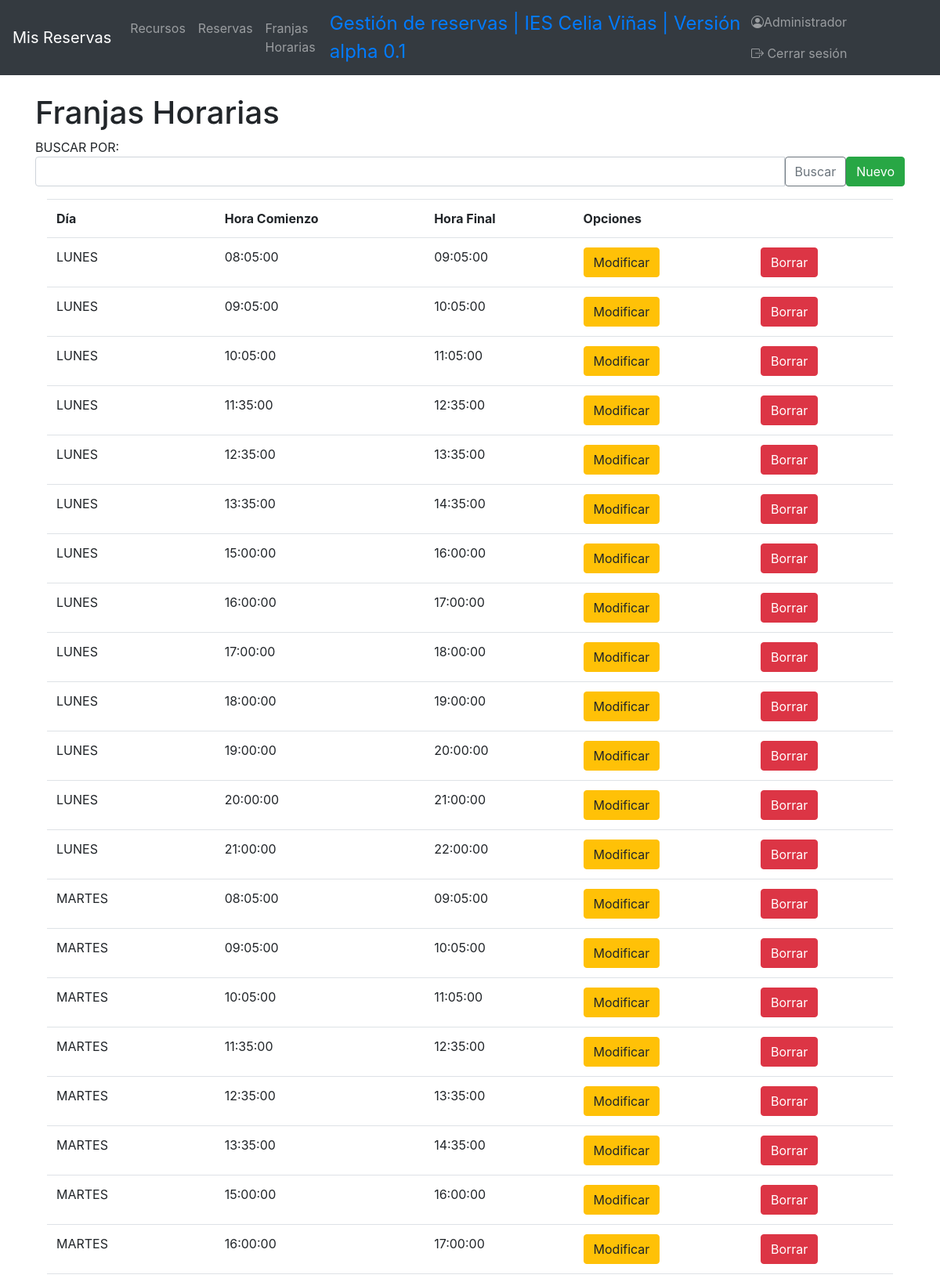
The app's page /index.php?controller=TimeTableController&action=mostrarTimeTable (signed in, upper part) with its own data.
### tables this page shows
CREATE TABLE `timeslots` (
  `id` int(10) UNSIGNED NOT NULL,
  `dayOfWeek` int(11) NOT NULL,
  `starTime` time NOT NULL,
  `endTime` time NOT NULL
);

### view.php (called while the page is built)
<?php
class View
{
	public function show($viewName, $data = null)
	{
		include("views/header.php");
		include("views/$viewName.php");
		include("views/footer.php");
	}
}

### controllers/TimeTableController.php (called while the page is built, shortened)
<?php
include ("view.php");
include ("models/security.php");
class TimeTableController
{
    private $view, $user, $timeTable;
    public function __construct()
    {
        $this->view = new View();
        $this->timeTable = new timeTable();
    }
    public function mostrarTimeTable() {
        $data['listaTimeTable'] = $this->timeTable->getAll();
        $this->view->show("timeTable/mostrarTimeTable", $data);
    }
}

### index.php (called while the page is built, shortened)
<?php
if (!isset($_REQUEST['action'])) {
        $action = "showLoginForm";
    } else {
        $action = $_REQUEST['action'];
    }
$controller = new $controller();
$controller->$action();

### models/security.php (called while the page is built, shortened)
<?php
class Security {
    public static function thereIsSession() {
        if (isset($_SESSION['idUser'])) {
            return true;
        } else {
            return false;
        }
    }
}

### models/DB.php (called while the page is built, shortened)
<?php
class DB {
    private $db;
    public function __construct() {
        $this->db = new mysqli(DB_HOST, DB_USER, DB_PASSWORD, DB_NAME);
    }
    public function consulta($sql) {
        $arrayResult = array();
        if ($result = $this->db->query($sql)) {
            while($fila = $result->fetch_object()) {
                $arrayResult[] = $fila;
            }
        } else {
            $arrayResult = null;
        }
        return $arrayResult;
    }
}

### models/timeTable.php (called while the page is built, shortened)
<?php
    include_once("DB.php");
    class TimeTable {
        private $db;
        public function __construct() {
            $this->db = new DB;
        }
        public function getAll() {
            $result = $this->db->consulta("SELECT * FROM timeslots ORDER BY timeslots.dayOfWeek, timeslots.starTime");
            return $result;
        }
    }

### views/timeTable/mostrarTimeTable.php (the view, shortened to what this page needs)
<?php
		echo "<div class=container>";
			echo "<h1> Franjas Horarias</h1>";
			if (Security::thereIsSession()==true){
				echo "<form action='index.php'>
						<input type='hidden' name='controller' value='TimeTableController'>
						<input type='hidden' name='action' value='buscarTimeTable'>
						<div class='col-13'>
						BUSCAR POR:
						<div class='input-group mb-3'>
							<input type='text'class='form-control' name='textoBusqueda' aria-label='' aria-describedby='basic-addon2'>
							<div class='input-group-btn'>
								<button class='btn btn-outline-secondary' type='submit' value='Buscar'>
									Buscar
									</button>
							</div>";
						if($_SESSION['type'] ==  "admin"){
							echo"<td><a href='index.php?controller=TimeTableController&action=formularioInsertarTimeTable' class='btn btn-success'>Nuevo</a></td>";
						}
					echo"</div>";}
			echo"</div>";
			if (count($data['listaTimeTable']) > 0) {
				echo "<div class=container>";
					echo "<div class= 'table-responsive'>";
					echo "<table class= 'table table-hover'>";
						echo "<tr>";
							echo "<th>Día</th>";
							echo "<th>Hora Comienzo</th>";
							echo "<th>Hora Final</th>";
							if($_SESSION['type'] ==  "admin"){
								echo "<th colspan='2'>Opciones</th>";
							}
						echo "</tr>";
						foreach($data['listaTimeTable'] as $timeTable) {
							echo "<tr id='timeTable".$timeTable->id."'>";
							switch ($timeTable->dayOfWeek) {
								case "1":
									echo "<td>LUNES</td>";
									break;
								case "2":
									echo "<td>MARTES</td>";
									break;
								case "3":
									echo "<td>MIERCOLES</td>";
									break;
								case "4":
									echo "<td>JUEVES</td>";
									break;
								case "5":
									echo "<td>VIERNES</td>";
									break;
							}
								echo "<td>".$timeTable->starTime."</td>";
								echo "<td>".$timeTable->endTime."</td>";
								if($_SESSION['type'] ==  "admin"){
									echo "<td><a href='index.php?controller=TimeTableController&action=formularioModificarTimeTable&id=".$timeTable->id."' class='btn btn-warning'>Modificar</a></td>";
									echo "<td><button class='btn btn-danger'><a href='index.php?controller=TimeTableController&action=borrarTimeTableAjax&id=".$timeTable->id." class='btnBorrar' style='color: white'>Borrar</button></a></td>";
								}
							echo "</tr>";
						}
				echo "</table>";
			echo "</div>";
		echo "</div>";
	}
	else {
		echo "No se encontraron datos";
	}

### records on screen
timeslots: dayOfWeek "LUNES", starTime "08:05:00", endTime "09:05:00"
timeslots: dayOfWeek "LUNES", starTime "09:05:00", endTime "10:05:00"
timeslots: dayOfWeek "LUNES", starTime "10:05:00", endTime "11:05:00"
timeslots: dayOfWeek "LUNES", starTime "11:35:00", endTime "12:35:00"
timeslots: dayOfWeek "LUNES", starTime "12:35:00", endTime "13:35:00"
timeslots: dayOfWeek "LUNES", starTime "13:35:00", endTime "14:35:00"
timeslots: dayOfWeek "LUNES", starTime "15:00:00", endTime "16:00:00"
timeslots: dayOfWeek "LUNES", starTime "16:00:00", endTime "17:00:00"
timeslots: dayOfWeek "LUNES", starTime "17:00:00", endTime "18:00:00"
timeslots: dayOfWeek "LUNES", starTime "18:00:00", endTime "19:00:00"
timeslots: dayOfWeek "LUNES", starTime "19:00:00", endTime "20:00:00"
timeslots: dayOfWeek "LUNES", starTime "20:00:00", endTime "21:00:00"
timeslots: dayOfWeek "LUNES", starTime "21:00:00", endTime "22:00:00"
timeslots: dayOfWeek "MARTES", starTime "08:05:00", endTime "09:05:00"
timeslots: dayOfWeek "MARTES", starTime "09:05:00", endTime "10:05:00"
timeslots: dayOfWeek "MARTES", starTime "10:05:00", endTime "11:05:00"
timeslots: dayOfWeek "MARTES", starTime "11:35:00", endTime "12:35:00"
timeslots: dayOfWeek "MARTES", starTime "12:35:00", endTime "13:35:00"
timeslots: dayOfWeek "MARTES", starTime "13:35:00", endTime "14:35:00"
timeslots: dayOfWeek "MARTES", starTime "15:00:00", endTime "16:00:00"
timeslots: dayOfWeek "MARTES", starTime "16:00:00", endTime "17:00:00"

### other values on screen
$_SESSION['realname'] "Administrador"
